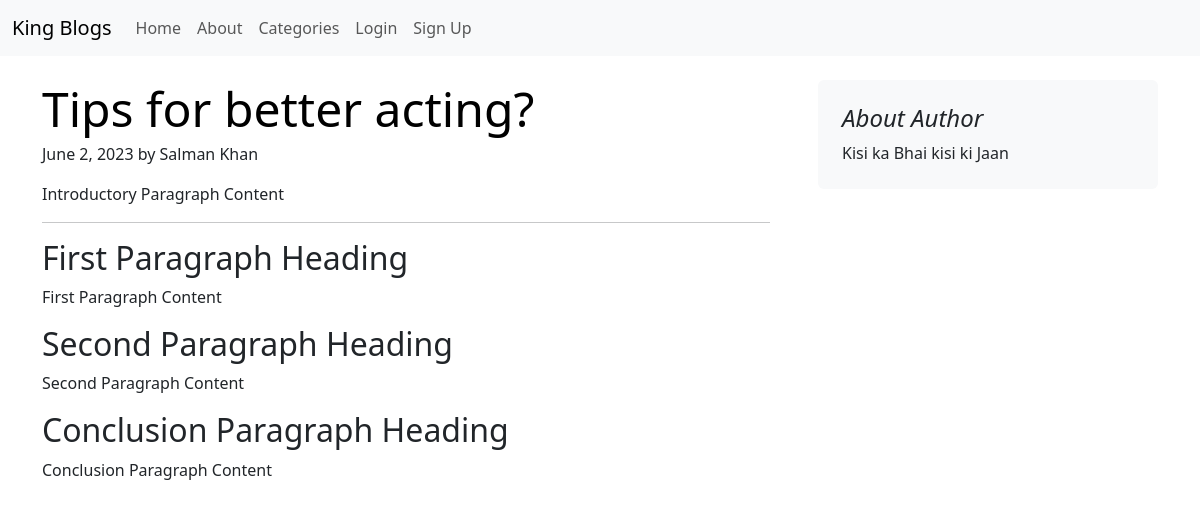
Screenshot of /blogpost/5 with the database file from the repository.
### blog/models.py (models this page shows)
class Blogpost(models.Model):
    catChoices = (
        ('1','General'),
        ('2','Technology'),
        ('3','Food'),
        ('4','Education and Facts'),
        ('5','GK'),
        ('6','News'),
        ('7','Gaming'),
        ('8','Entertainment and Movies'),
        ('9','Sports'),
        ('10','Lifestyle'),
        ('11','Travel'),
        ('12','Art and Design'),
        ('13','Music'),
        ('14','Finance'),
        ('15','Photography'),
        ('16','Health and Fitness'),
    )
    post_id = models.AutoField(primary_key=True)
    title = models.CharField(max_length=50)
    cintrohead = models.CharField(max_length=5000, default="")
    head1 = models.CharField(max_length=500, default="")
    chead1 = models.CharField(max_length=5000, default="")
    head2 = models.CharField(max_length=500, default="")
    chead2 = models.CharField(max_length=5000, default="")
    con = models.CharField(max_length=500, default="")
    ccon = models.CharField(max_length=5000, default="")
    category =  models.CharField(max_length=100, default="1", choices=catChoices)
    pub_date = models.DateField()
    author_name = models.CharField(max_length=50, default="")
    author_info = models.CharField(max_length=200, default="")
    def __str__(self):
        return self.title

### blog/views.py (the view)
# urls.py: path("blogpost/<int:id>", views.blogpost, name="BlogPost")
def blogpost(request, id):
    post = Blogpost.objects.filter(post_id = id)[0]
    print(post)
    return render(request, 'blogpost.html',
                  {'post':post})

### templates/blogpost.html (shortened to what this page needs)
{% extends 'base.html' %}
{% block body %}
    <div class="container mt-4">
        <div class="row g-5">
            <div class="col-md-8">
              <article class="blog-post">
                <h2 class="display-5 link-body-emphasis mb-1">{{post.title}}</h2>
                <p class="blog-post-meta">{{post.pub_date}} by {{post.author_name}}</p>
                <p>{{post.cintrohead}} </p>
                <hr>
                <h2>{{post.head1}}</h2>
                <p>{{post.chead1}}</p>
                <h2>{{post.head2}}</h2>
                <p>{{post.chead2}}</p>
                <h2>{{post.con}}</h2>
                <p>{{post.ccon}}</p>
              </article>
           </div>
            <div class="col-md-4">
              <div class="position-sticky" style="top: 2rem;">
                <div class="p-4 mb-3 bg-body-tertiary rounded">
                  <h4 class="fst-italic">About Author</h4>
                  <p class="mb-0">{{post.author_info}}</p>
                </div>
              </div>
            </div>
          </div>
    </div>
{% endblock body %}

### rows the page displays
Blogpost: title "Tips for better acting?", pub_date "June 2, 2023", author_name "Salman Khan", cintrohead "Introductory Paragraph Content", head1 "First Paragraph Heading", chead1 "First Paragraph Content", head2 "Second Paragraph Heading", chead2 "Second Paragraph Content", con "Conclusion Paragraph Heading", ccon "Conclusion Paragraph Content", author_info "Kisi ka Bhai kisi ki Jaan"
